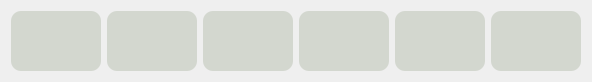
   <widget class="QWidget" name="widgetaWeather" native="true">
    <property name="geometry">
     <rect>
      <x>0</x>
      <y>580</y>
      <width>571</width>
      <height>81</height>
     </rect>
    </property>
    <layout class="QGridLayout" name="gridLayout_5">
     <property name="verticalSpacing">
      <number>0</number>
     </property>
     <item row="0" column="3">
      <widget class="QLabel" name="weatherLabel2">
       <property name="minimumSize">
        <size>
         <width>90</width>
         <height>60</height>
        </size>
       </property>
       <property name="maximumSize">
        <size>
         <width>90</width>
         <height>500</height>
        </size>
       </property>
       <property name="tabletTracking">
        <bool>false</bool>
       </property>
       <property name="layoutDirection">
        <enum>Qt::LeftToRight</enum>
       </property>
       <property name="styleSheet">
        <string notr="true">background-color: rgb(211, 215, 207);
border-radius:10px;
</string>
       </property>
       <property name="text">
        <string/>
       </property>
       <property name="pixmap">
        <pixmap resource="main.qrc">:/res/type/Qing.png</pixmap>
       </property>
       <property name="alignment">
        <set>Qt::AlignCenter</set>
       </property>
      </widget>
     </item>
     <item row="0" column="0">
      <widget class="QLabel" name="weatherLabel0">
       <property name="minimumSize">
        <size>
         <width>90</width>
         <height>60</height>
        </size>
       </property>
       <property name="maximumSize">
        <size>
         <width>90</width>
         <height>80</height>
        </size>
       </property>
       <property name="tabletTracking">
        <bool>false</bool>
       </property>
       <property name="layoutDirection">
        <enum>Qt::LeftToRight</enum>
       </property>
       <property name="styleSheet">
        <string notr="true">
background-color: rgb(211, 215, 207);
border-radius:10px;
</string>
       </property>
       <property name="text">
        <string/>
       </property>
       <property name="pixmap">
        <pixmap resource="main.qrc">:/res/type/Wu.png</pixmap>
       </property>
       <property name="alignment">
        <set>Qt::AlignCenter</set>
       </property>
      </widget>
     </item>
     <item row="0" column="1">
      <widget class="QLabel" name="weatherLabel1">
       <property name="minimumSize">
        <size>
         <width>90</width>
         <height>60</height>
        </size>
       </property>
       <property name="maximumSize">
        <size>
         <width>90</width>
         <height>500</height>
        </size>
       </property>
       <property name="tabletTracking">
        <bool>false</bool>
       </property>
       <property name="layoutDirection">
        <enum>Qt::LeftToRight</enum>
       </property>
       <property name="styleSheet">
        <string notr="true">background-color: rgb(211, 215, 207);
border-radius:10px;
</string>
       </property>
       <property name="text">
        <string/>
       </property>
       <property name="pixmap">
        <pixmap resource="main.qrc">:/res/type/BaoYu.png</pixmap>
       </property>
       <property name="alignment">
        <set>Qt::AlignCenter</set>
       </property>
      </widget>
     </item>
     <item row="0" column="4">
      <widget class="QLabel" name="weatherLabel3">
       <property name="minimumSize">
        <size>
         <width>90</width>
         <height>60</height>
        </size>
       </property>
       <property name="maximumSize">
        <size>
         <width>90</width>
         <height>500</height>
        </size>
       </property>
       <property name="tabletTracking">
        <bool>false</bool>
       </property>
       <property name="layoutDirection">
        <enum>Qt::LeftToRight</enum>
       </property>
       <property name="styleSheet">
        <string notr="true">background-color: rgb(211, 215, 207);
border-radius:10px;
</string>
       </property>
       <property name="text">
        <string/>
       </property>
       <property name="pixmap">
        <pixmap resource="main.qrc">:/res/type/DuoYun.png</pixmap>
       </property>
       <property name="alignment">
        <set>Qt::AlignCenter</set>
       </property>
      </widget>
     </item>
     <item row="0" column="5">
      <widget class="QLabel" name="weatherLabel4">
       <property name="minimumSize">
        <size>
         <width>90</width>
         <height>60</height>
        </size>
       </property>
       <property name="maximumSize">
        <size>
         <width>90</width>
         <height>500</height>
        </size>
       </property>
       <property name="tabletTracking">
        <bool>false</bool>
       </property>
       <property name="layoutDirection">
        <enum>Qt::LeftToRight</enum>
       </property>
       <property name="styleSheet">
        <string notr="true">
background-color: rgb(211, 215, 207);
border-radius:10px;
</string>
       </property>
       <property name="text">
        <string/>
       </property>
       <property name="pixmap">
        <pixmap resource="main.qrc">:/res/type/Qing.png</pixmap>
       </property>
       <property name="alignment">
        <set>Qt::AlignCenter</set>
       </property>
      </widget>
     </item>
     <item row="0" column="6">
      <widget class="QLabel" name="weatherLabel5">
       <property name="minimumSize">
        <size>
         <width>90</width>
         <height>60</height>
        </size>
       </property>
       <property name="maximumSize">
        <size>
         <width>90</width>
         <height>500</height>
        </size>
       </property>
       <property name="tabletTracking">
        <bool>false</bool>
       </property>
       <property name="layoutDirection">
        <enum>Qt::LeftToRight</enum>
       </property>
       <property name="styleSheet">
        <string notr="true">background-color: rgb(211, 215, 207);
border-radius:10px;
</string>
       </property>
       <property name="text">
        <string/>
       </property>
       <property name="pixmap">
        <pixmap resource="main.qrc">:/res/type/Qing.png</pixmap>
       </property>
       <property name="alignment">
        <set>Qt::AlignCenter</set>
       </property>
      </widget>
     </item>
    </layout>
   </widget>
